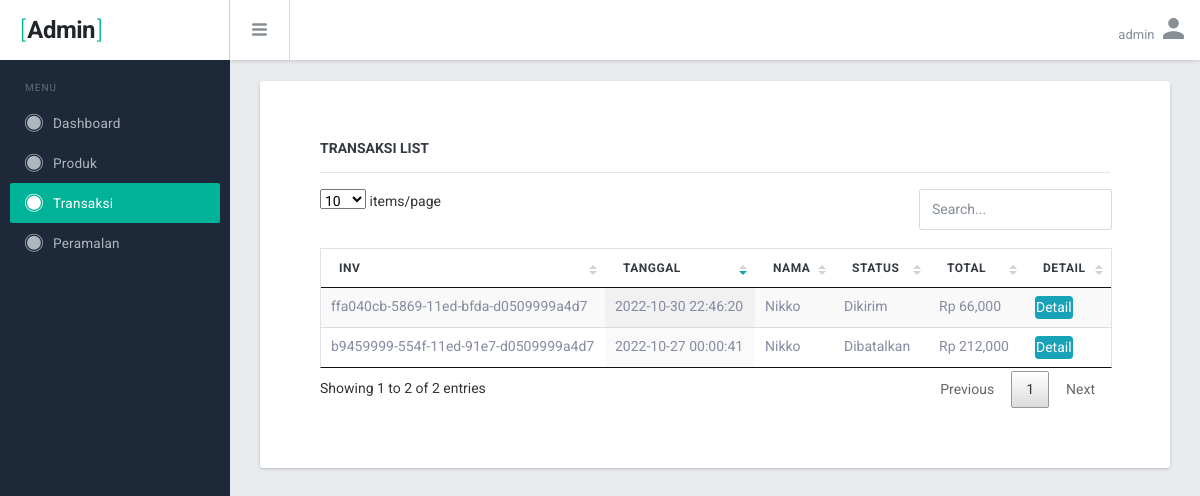
/web_admin/transaksi/list (signed in), run on the app's committed database.
### tables this page shows
CREATE TABLE `transaksi` (
  `id_transaksi` char(36) NOT NULL,
  `fk_user` char(36) NOT NULL,
  `tgl_transaksi` datetime NOT NULL DEFAULT current_timestamp(),
  `alamat_pengiriman` text NOT NULL,
  `nama_penerima` varchar(100) NOT NULL,
  `telepon_penerima` varchar(50) NOT NULL,
  `kurir_pengiriman` varchar(50) NOT NULL,
  `ongkir` int(11) NOT NULL,
  `total_harga` int(11) NOT NULL,
  `status_transaksi` int(1) NOT NULL DEFAULT 1 COMMENT '1:MenungguPembayaran,  \r\n2:Dikirim, \r\n3:Dibatalkan'
);

CREATE TABLE `user` (
  `id_user` char(36) NOT NULL,
  `nama_user` varchar(255) NOT NULL,
  `email_user` varchar(255) NOT NULL,
  `password_user` varchar(255) NOT NULL
);

### web_admin/app/core/Controller.php (called while the page is built, shortened)
<?php
class Controller{
	public function view($view, $data_array_909090 = []){
		extract($data_array_909090);
		require_once 'app/views/'.$view.'.php';
	}
}

### web_admin/app/controller/transaksi.php (called while the page is built, shortened)
<?php
class Transaksi extends Controller {
	public function __construct(){
		$this->db = new Database ;
	}
	public function list(){
		$data['list'] = $this->db->get_all_data("SELECT * FROM transaksi A JOIN user B ON A.fk_user=B.id_user WHERE TRUE ORDER BY tgl_transaksi DESC ");
		$this->view('transaksi/list', $data);
	}
}

### web_admin/app/core/App.php (called while the page is built, shortened)
<?php
class App {
	protected $method = DEFAULT_FUNCTION;
	protected $params = [];
	public function parseURL(){
		if (isset($_GET['url'])) {
			$url = rtrim($_GET['url'], '/');
			$url = explode('/', $url);
			return $url;
		}
	}
	public function __construct(){
		$url = $this->parseURL();
		if ($url !== NULL) {
			if (file_exists('app/controller/'.$url[0].'.php')) {
				unset($url[0]);
			}else{
				if ($url[0] !== "") {
					$page_error = "true";
					exit;
					header("Location: ".base_url()."404");
				}
			}
		}
		$this->controller = new $this->controller;
		if (isset($url[1])) {
			if (method_exists($this->controller, $url[1])) {
				$this->method = $url[1];
			}
		}
		call_user_func_array([$this->controller, $this->method], $this->params);
	}
}

### web_admin/index.php (called while the page is built, shortened)
<?php
function base_url($url = ""){
	$base_url = rtrim(BASE_URL, '/');
	$base_url = $base_url.'/';
	$url = ltrim($url, '/');
	if ($url == "") {
		return $base_url;
	}else{
		return $base_url.$url;
	}
}
$new = new App;
?>

### web_admin/app/core/Database.php (called while the page is built, shortened)
<?php
class Database{
	private $host 		= DB_HOST;
	private $user 		= DB_USER;
	private $pass 		= DB_PASS;
	private $db_name 	= DB_NAME;
	private $dbh;
	public function __construct(){
		$this->dbh = new mysqli($this->host,$this->user,$this->pass,$this->db_name);
	}
	public function get_all_data($stmt){
		$result = $this->dbh->query($stmt)->fetch_all(MYSQLI_ASSOC);
		return $result;
	}
}

### web_admin/app/views/transaksi/list.php (the view, shortened to what this page needs)
<link href="<?= base_url() ?>assets/admin/lib/datatables/jquery.dataTables.css" rel="stylesheet">
<div class="br-pagebody">
  <div class="br-section-wrapper">
    <h6 class="tx-gray-800 tx-uppercase tx-bold tx-14 mg-b-10">Transaksi List</h6>
    <hr>
    <div class="table-wrapper">
      <table id="datatable1" class="table display responsive nowrap">
        <thead>
          <tr>
            <th class="wd-15p">Inv</th>
            <th class="wd-15p">Tanggal</th>
            <th class="wd-15p">Nama</th>
            <th class="wd-20p">Status</th>
            <th class="wd-15p">Total</th>
            <th class="wd-15p">Detail</th>
          </tr>
        </thead>
        <tbody>
          <?php foreach ($list as $key => $value): ?>
            <tr>
              <td><?= $value['id_transaksi'] ?></td>
              <td><?= $value['tgl_transaksi'] ?></td>
              <td><?= $value['nama_user'] ?></td>
              <td>
                <?php
                  if ($value['status_transaksi'] == '1') {
                    echo "Menunggu Pembayaran";
                  }elseif ($value['status_transaksi'] == '2') {
                    echo "Dikirim";
                  }elseif ($value['status_transaksi'] == '3') {
                    echo "Dibatalkan";
                  }
                ?>
              </td>
              <td>Rp <?= number_format($value['total_harga']) ?></td>
              <td><a href="<?= base_url() ?>transaksi/detail/<?= $value['id_transaksi'] ?>" class="btn btn-sm btn-info p-0">Detail</a></td>
            </tr>
          <?php endforeach ?>
        </tbody>
      </table>
    </div>
  </div>
</div>

### data on the page
transaksi: id_transaksi "ffa040cb-5869-11ed-bfda-d0509999a4d7", tgl_transaksi "2022-10-30 22:46:20", fk_user.nama_user "Nikko", status_transaksi "Dikirim", total_harga "66,000"
transaksi: id_transaksi "b9459999-554f-11ed-91e7-d0509999a4d7", tgl_transaksi "2022-10-27 00:00:41", fk_user.nama_user "Nikko", status_transaksi "Dibatalkan", total_harga "212,000"
